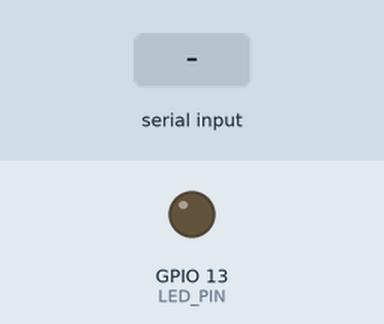
Bench run of a sketch on a simulated ESP32. Shown: output pins drawn as LEDs (lit = HIGH). Inputs (shaded band) come from the test bench.

Above: at 1.2 s.
1.3 s: byte 30 received over Serial
At 2.4 s:
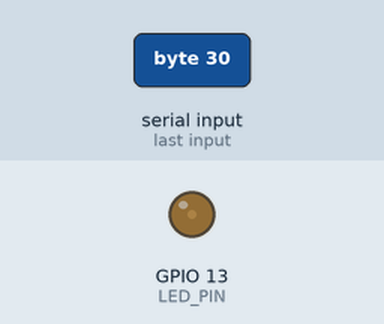
2.8 s: byte 90 received over Serial
At 3.5 s:
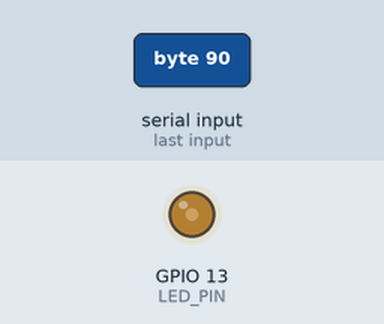
Timing chart, 0 to 5.8 s (numbered marks = the images above; inputs shaded):
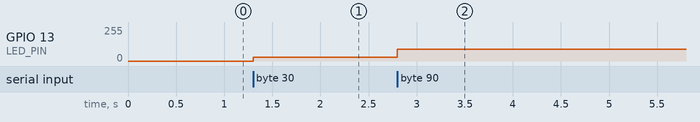

The sketch:

main.ino
```cpp
const int LED_PIN = 13;

void setup() {
  Serial.begin(9600);

  pinMode(LED_PIN, OUTPUT);
}

void loop() {

  if (Serial.available()) {

    int brightness = Serial.read();

    analogWrite(LED_PIN, brightness);
  }
}
```

Measured:
- after the input at 1.3 s, GPIO 13 (LED_PIN): 0/255 → 30/255 at once
- after the input at 2.8 s, GPIO 13 (LED_PIN): 30/255 → 90/255 at once
